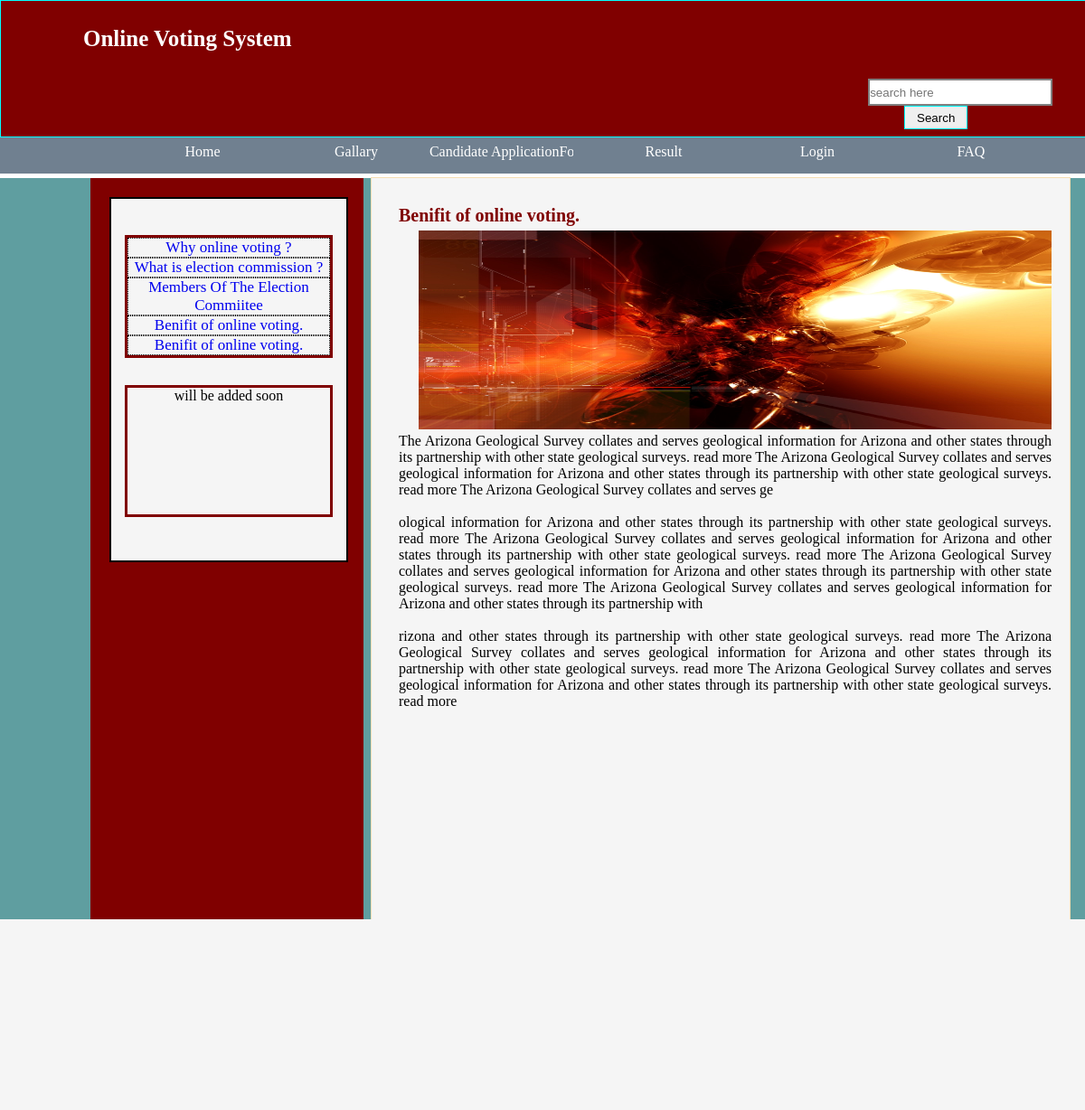
Screenshot of /index.php?id=19 with the database file from the repository.
### tables this page shows
CREATE TABLE IF NOT EXISTS `latest_article` (
  `id` int(11) NOT NULL,
  `title` varchar(500) NOT NULL,
  `picture` varchar(200) NOT NULL,
  `description` varchar(2000) NOT NULL
);

### index.php (the view, shortened to what this page needs)
<!DOCTYPE HTML>
<html>
<head>
<link rel="stylesheet" href="css/index.css" />
<link rel="stylesheet" href="css/jqueryCalendar.css"/>
<link rel="stylesheet" type="text/css" href="css/jquery.datetimepicker.css"/>
</head>
<body>
 <div id="header">
 <table>
 <tr><td><div id="logo"></div></td><td width=20></td><td><div id="site_name">Online Voting System</div></td></tr>
 </table>
 <table><tr><td width=80%></td><td>
 <form method="post" action="#" id="search_form"><input type="text" name="text"  id="search" placeholder="search here"/>
 <input type="submit" name="submit" value="Search" id="submit"/></form></td></tr></table>
 </div>
 <div id="menubar">
 <table><tr><td width="120"></td><td>
  <ul id="navmenu">
     <li><a href="index.php">Home</a></li>
	 <li><a href="#">Gallary</a> </li>
      <li><?php echo "<a href='index.php?form=form'>"?>Candidate ApplicationForm</a> </li>
	 <li><a href="#">Result</a>
		  </li>
          <?php
          if(isset($_SESSION['username'])){
	 echo "<li><a href='index.php'?logout=logout>Logout</a></li>";
     }else{
         echo "<li><a href='index.php?log=log'>Login</a></li>";
     }
     ?>
      <li><a href="#">FAQ</a></li>
 </ul>
 </td></tr>
 </table>
 </div>
 <div id="cover">
 <div id="profile">
 <div id="widget">
 <div id="sidemenu_area">
 <?php
 $sql=mysql_query("select * from latest_article");
 while($row=mysql_fetch_array($sql)){
    $id=$row['id'];
    $title=$row['title'];
    ?>
    <div id="title">
    <?php
    echo "<a href='index.php?id=$id'> $title  </a></br>";
    ?>
    </div>
    <?php
    }
 ?>
 </div>
 <div id="widget1">
 <?php
 echo "will be added soon";
 ?>
 </div>
 </div>
 </div>
 <div id="main">
 <?php
 if(isset($_GET['result'])){
    $sql=mysql_query("select distinct designation from result");
    $number=mysql_num_rows($sql);
   if($number=='0'){
    echo "Result is not published yet. It will published automatically when the time is right. Thank you.";
   }else{
    ?>
    <div id="result_speech">
     Here is the result . We can assure you that this result is 100% genuine. We are always ensure the accuracy and honesty.
    </div>
    <div id="result">
    <?php
    for($i=0;$i<$number;$i++){
        echo "<table width='500'>";
                $row=mysql_fetch_array($sql);
                  echo "<tr><td style='background-color:gray; width:500px;'><center>$row[designation]</center></td>
                  <td style='background-color:gray; width:100px; '>vote</td></tr>";
                 echo "<tr><td></td></tr>";echo "<tr><td></td></tr>";echo "<tr><td></td></tr>";
         $sql1=mysql_query("select *  from result where designation='$row[designation]'");
        while($row1=mysql_fetch_array($sql1)){
            echo "<tr><td style='background-color:maroon; width:400px; border: 1px dotted maroon;'><center>$row1[name]</center></td>
            <td style='background-color:maroon; width:100px;'>$row1[vote]</td></tr>";
        }
          echo "</br>";
      }
     ?>
     </div>
     </table>
     <?php
 }
 }
 else{
 ?>
 <div id="article">
 <?php
if(isset($_GET['id'])){
    $id=$_GET['id'];
    $sql=mysql_query("select * from latest_article where id='$id' ");
   while($row=mysql_fetch_array($sql)){
        ?>
        <div id="article_title">
        <?php
        echo $row['title']."</br>";
        ?>
        </div>
        <?php
         $pic=$row['picture'];
          $pic="<img src='image/article_pic/$pic' style='width:700px; height:220px; margin-left:22px;' />";
          if($row['picture']==0){
          }else
          echo $pic."</br>";
          echo "<p>".substr($row['description'],0,400)."</p></br>";
           echo "<p>".substr($row['description'],400,600)."</p></br>";
         echo "<p>".substr($row['description'],600,strlen($row['description']))."</p></br>";
        }
}
}
?>
</div>
</div>
</div>
<div id="footer"><center>Copyright @ 2015 .all right reserved by @@@@</center></div>
</body>
</html>

### css/index.css (style rules this page uses)
* { margin:0px; padding: 0px; }
ul#navmenu, ul.sub1, ul.sub2 { list-style-type:none; }
ul#navmenu li { width:170px; text-align:center; position:relative; float:left; margin-right:0px; margin-top: 1px; }
ul#navmenu a { text-decoration:none; display:block; width:200px; height:35px; line-height:25px; background-color:slategrey; border:1px ; font-size: 16px; color: white; }
body { width:100%; height: 100%; }
#header { width:100%; height:150px; border: 1px solid aqua; background-color:maroon; }
#profile { margin-top:5px; width:300px; height: 100% ; border:1px solid maroon; background-color:maroon; margin-left: 100px; }
#widget { border: 2px solid black; margin-top:20px; margin-left:20px; width:260px; height: 40%; text-align:center; background-color:whitesmoke; }
#main { margin-top:-1003px; margin-left: 410px; height:100%; background-color:whitesmoke; border:1px solid wheat; margin-right: 150px; padding-left: 30px; float: left; padding-right: 20px; }
#logo { margin-top: 30px; margin-left: 15px; background-image: url("../image/t.jpg"); width:50px; height: 50px; }
table,td { text-align: justify; }
#menubar { width:100%; height: 40px; background-color:slategray; }
#widget1 { height:35%; border:3px solid maroon; margin-left:15px; margin-top:30px; margin-right: 15px; }
#search { height:26px; width:200px; border:2px solid gray; }
#submit { border: 1px solid aqua; margin-left:40px ; width: 70px; height:26px; font-style:; }
#article { background-color: whitesmoke; margin-top:30px; text-align: justify }
#article_title { font-weight:bold; font-size:20px; margin-bottom: 5px; color:maroon; }
#footer { align-items: center; margin-top: 1px; background-color: maroon; color:white; height: 30px; }
#sidemenu_area { margin-top: 40px; margin-left: 15px; margin-right: 15px; border:3px solid maroon; }
#title { font-size: 17px; height:% ; margin-top: 0px; border: 1px dotted; }
#title a { text-decoration:none ; }
#site_name { color: white; font-size: 25px; font-weight: bold; }
#cover { background-color: cadetblue; height: 1000px; }

### rows the page displays
latest_article: title "Why online voting ?"
latest_article: title "What is election commission ?"
latest_article: title "Members Of The Election Commiitee"
latest_article: title "Benifit of online voting.", picture (picture), description "The Arizona Geological Survey collates and serves geological information for Arizona and other states through its partnership with other state geological surveys. read more The Arizona Geological Survey collates and serves geological information for Arizona and other states through its partnership with other state geological surveys. read more The Arizona Geological Survey collates and serves ge", description "ological information for Arizona and other states through its partnership with other state geological surveys. read more The Arizona Geological Survey collates and serves geological information for Arizona and other states through its partnership with other state geological surveys. read more The Arizona Geological Survey collates and serves geological information for Arizona and other states through its partnership with other state geological surveys. read more The Arizona Geological Survey collates and serves geological information for Arizona and other states through its partnership with", description "rizona and other states through its partnership with other state geological surveys. read more The Arizona Geological Survey collates and serves geological information for Arizona and other states through its partnership with other state geological surveys. read more The Arizona Geological Survey collates and serves geological information for Arizona and other states through its partnership with other state geological surveys. read more"
latest_article: title "Benifit of online voting."
